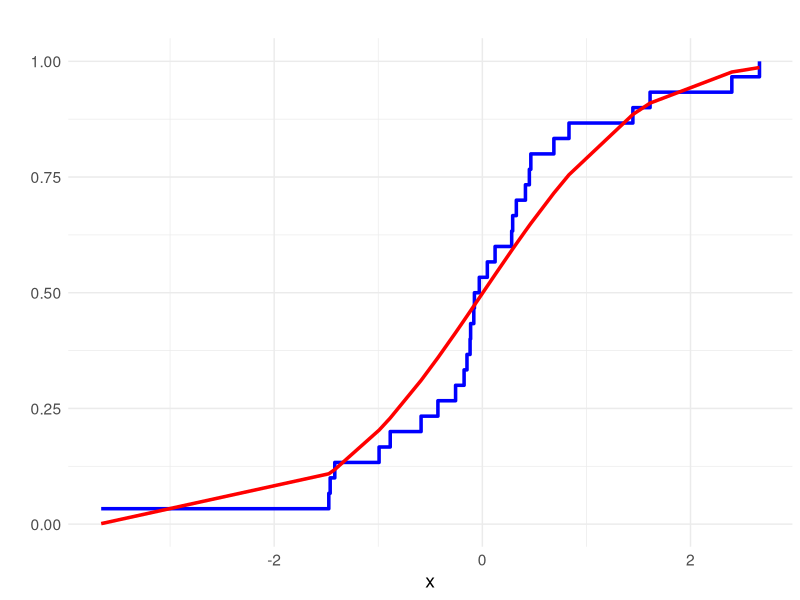
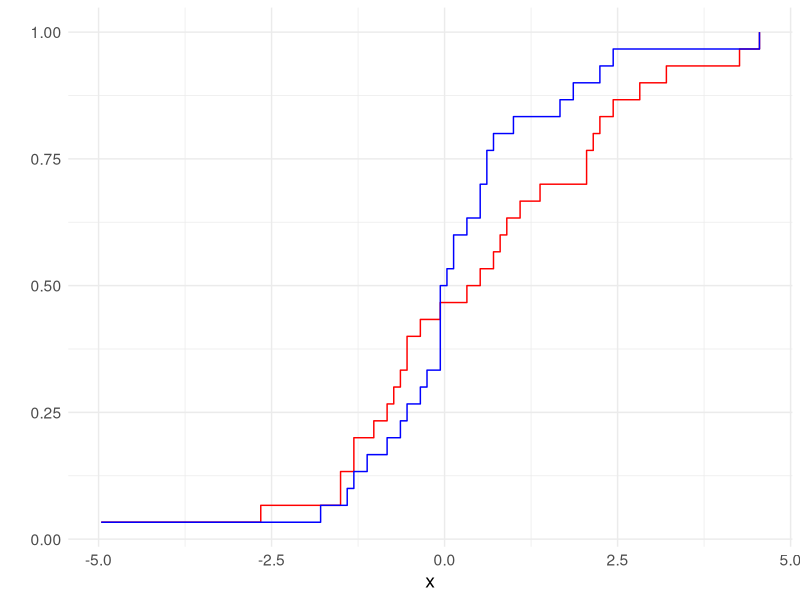
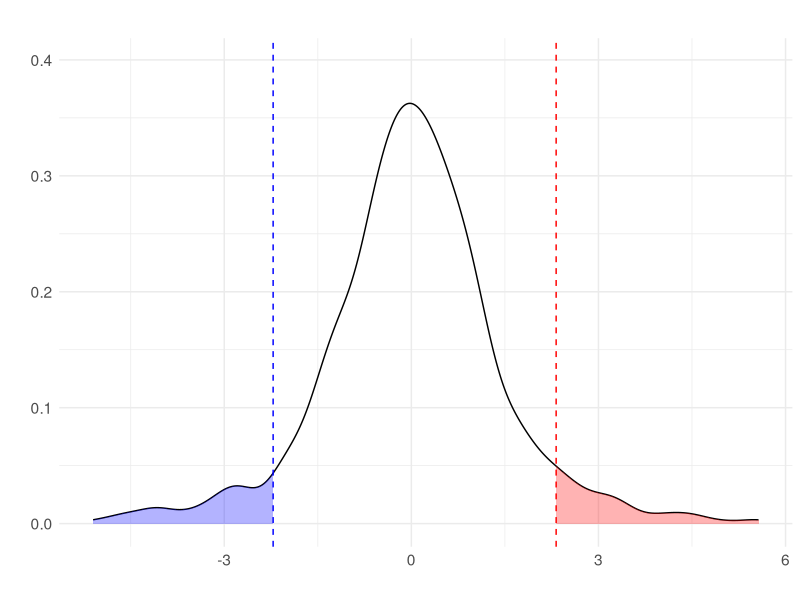
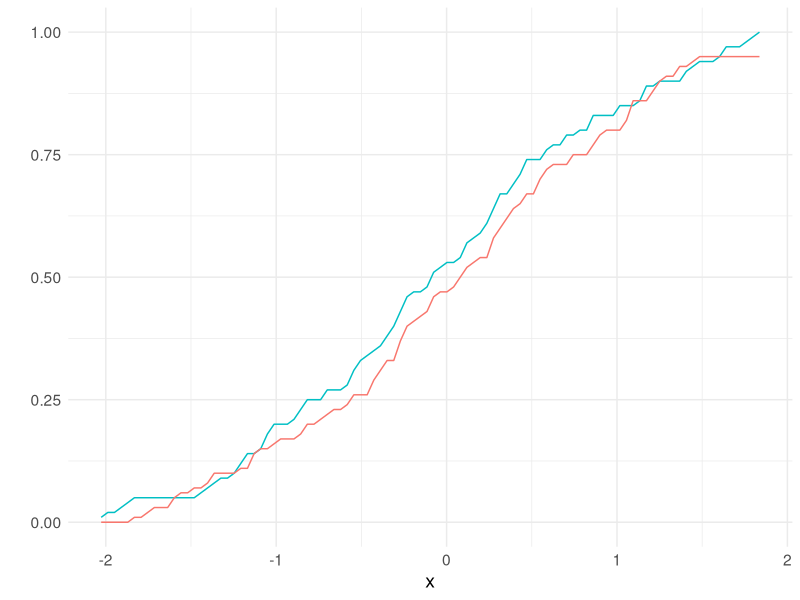
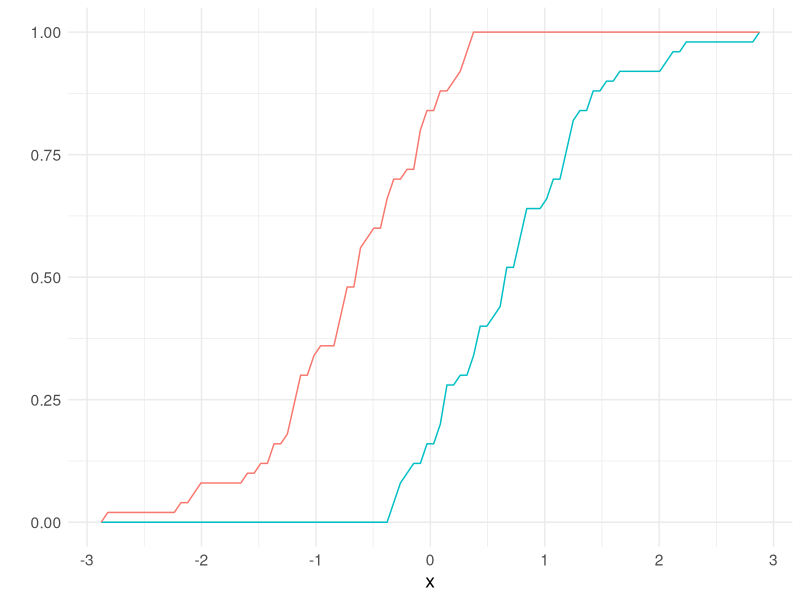
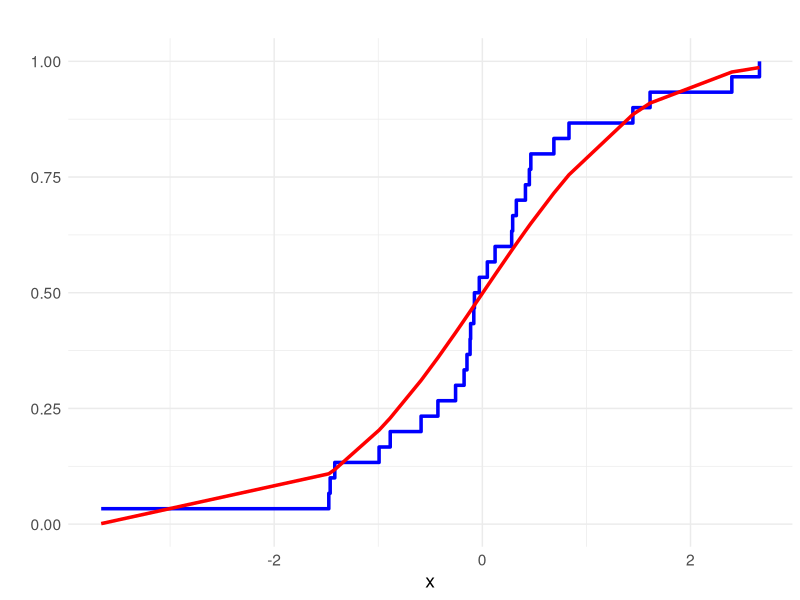
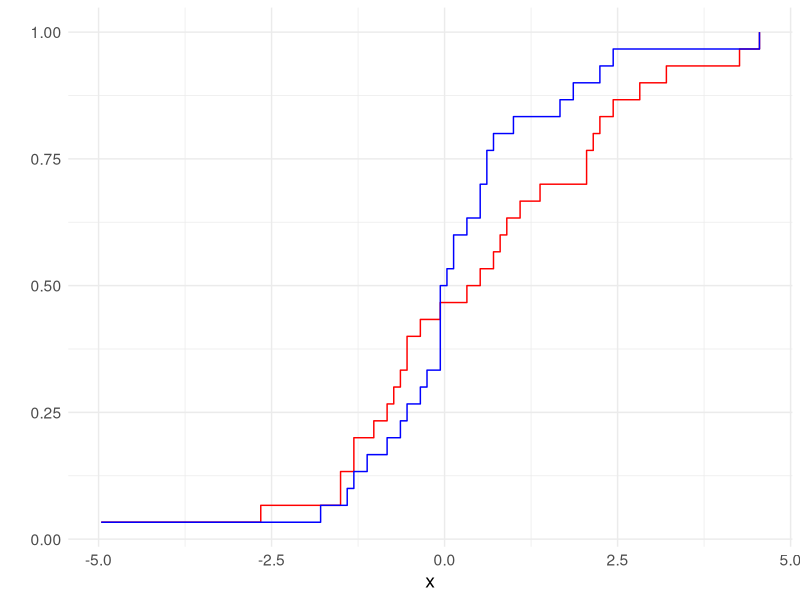
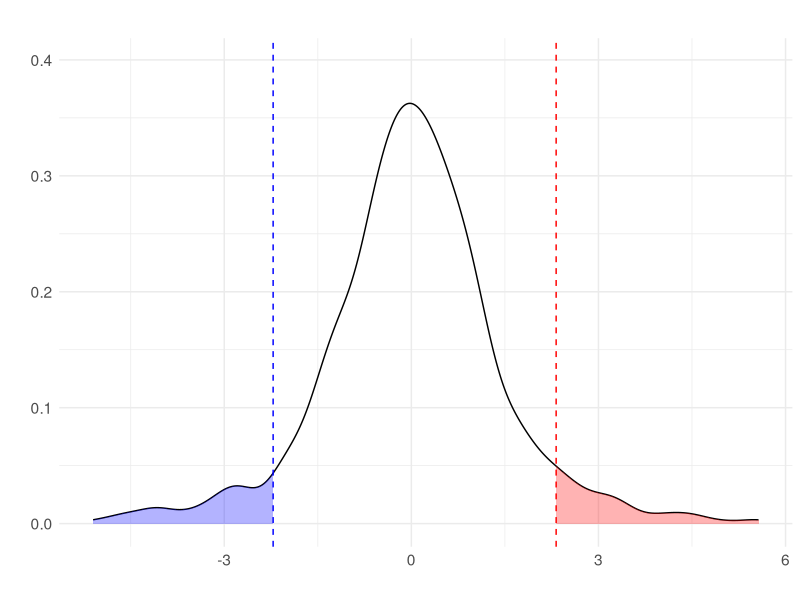

Source code (R) for these figures, in order:
### Making some toy plots to demonstrate how KS works!
library(ggplot2)
library(ggpubr)
library(sn) #skewed normal

## TOY PLOT 1: One-Sample KS (ECDF vs Normal Reference Dist)

# Generate random data
set.seed(123)
data <- rt(30, df=29)

# Create a data frame with the empirical and normal CDF values
df <- data.frame(x = sort(data), 
                 ecdf = ecdf(data)(sort(data)),
                 norm_cdf = pnorm(sort(data), mean = mean(data), sd = sd(data)))

# Plot the ECDF and normal CDF
p1 <- ggplot(df, aes(x)) +
  geom_step(aes(y = ecdf), color = "blue", size = 1.2) +
  geom_line(aes(y = norm_cdf), color = "red", size = 1.2) +
  labs(x = "x", y="",
       title = "") +
  theme_minimal() + theme(plot.title = element_text(hjust = 0.5)) +
  theme(text=element_text(size=14))
p1

# Save 
ggsave(filename = "figures/ECDF_Normal_Comp.png", plot = p1, device = "png", height = 6, width = 8, dpi = 1200)



## TOY PLOT 2: Two-Sample KS (ECDF vs ECDF)

# Generate the two samples
set.seed(123)
t_sample <- rt(n = 30, df = 5)
norm_sample <- rnorm(n = 30)

# Create a data frame of the two samples
df <- data.frame(x = c(t_sample, norm_sample),
                 group = c(rep("t distribution", 30), rep("normal distribution", 30)))

# Calculate the ECDFs using ecdf()
ecdf_t <- ecdf(t_sample)
ecdf_norm <- ecdf(norm_sample)

# Create a data frame of the ECDFs
df_ecdf <- data.frame(x = seq(min(df$x), max(df$x), length.out = 100),
                      y_t = ecdf_t(seq(min(t_sample), max(t_sample), length.out = 100)),
                      y_norm = ecdf_norm(seq(min(norm_sample), max(norm_sample), length.out = 100)))

# Reshape the data into long format
df_ecdf_long <- tidyr::gather(df_ecdf, key = "group", value = "y", y_t, y_norm)

# Create the plot
p2 <- ggplot(data = df_ecdf_long, aes(x = x, y = y, color = group)) +
  geom_step() +
  scale_color_manual(values = c("red", "blue")) +
  labs(x = "x", y = "", color = "Distribution") +
  theme_minimal()+ theme(text=element_text(size=14)) + 
  theme(legend.position = "none")
p2

# Save
ggsave(filename = "figures/Two_sample_KS.png", plot = p2, device = "png", height = 6, width = 8, dpi = 1200)




### TOY PLOT 3: Dist of taui_hats

library(ggplot2)

# Generate data
set.seed(123)
data <- c(rnorm(900), rnorm(50, mean = 3), rnorm(50, mean = -3))

# Calculate density estimate
dens <- density(data, n = 1000)

# Define cutoffs for shading tails
cutoff_left <- quantile(data, 0.05)
cutoff_right <- quantile(data, 0.95)

# Create plot
p3 <- ggplot() +
  # Add density curve
  geom_line(data = data.frame(x = dens$x, y = dens$y), aes(x = x, y = y)) +
  # Add shading to left tail
  geom_area(data = subset(data.frame(x = dens$x, y = dens$y), x < cutoff_left), aes(x = x, y = y), fill = "blue", alpha = 0.3) +
  # Add shading to right tail
  geom_area(data = subset(data.frame(x = dens$x, y = dens$y), x > cutoff_right), aes(x = x, y = y), fill = "red", alpha = 0.3) +
  # Add vertical lines for cutoffs
  geom_vline(xintercept = cutoff_left, linetype = "dashed", color = "blue") +
  geom_vline(xintercept = cutoff_right, linetype = "dashed", color = "red") +
  # Set plot limits
  xlim(min(data), max(data)) +
  ylim(0, max(dens$y) * 1.1) +
  # Add plot labels and title
  labs(x = "", y = "", title = "")+
  theme(plot.title = element_text(hjust = 0.5)) + theme_minimal() +
  theme(text=element_text(size=14))
p3


# Save
ggsave(filename = "figures/Dist_taui_hats.png", plot = p3, device = "png", height = 6, width = 8, dpi = 1200)


### TOY PLOT 4: F(x) versus 1-F(-x) for Symmetric Dist

# Set random seed for reproducibility
set.seed(13)

# Generate data from a symmetric standard normal distribution
data <- rnorm(100)

# Calculate the ECDF of the data
ecdf_data <- ecdf(data)

# Create a data frame for plotting the ECDF and its complement
plot_data <- data.frame(x = seq(min(data), max(data), length.out = 100))
plot_data$ecdf <- ecdf_data(plot_data$x)
plot_data$comp_ecdf <- 1 - ecdf_data(-plot_data$x)

# Plot the ECDF and its complement on the same plot
p4 <- ggplot(plot_data, aes(x = x)) +
  geom_line(aes(y = ecdf, color = "ECDF of data")) +
  geom_line(aes(y = comp_ecdf, color = "Complement of ECDF of neg. data")) +
  xlab("x") +
  ylab("")  + theme(plot.title = element_text(hjust = 0.5)) +
  theme_minimal()+ theme(legend.position = "none")+ theme(text=element_text(size=14))
p4

# Save
ggsave(filename = "figures/ecdfs_symmetric.png", plot = p4, device = "png", height = 6, width = 8, dpi = 1200)



### TOY PLOT 5: F(x) versus 1-F(-x) for Non-Symmetric Dist

set.seed(751)
# Generate data from a non-symmetric distribution
data <- rsn(n=50, alpha=3)

# Calculate the ECDF of the data
ecdf_data <- ecdf(data)

# Create a data frame for plotting the ECDF and its complement
max_val <- max(abs(data))
plot_data <- data.frame(x = seq(-max_val, max_val, length.out = 100))
plot_data$ecdf <- ecdf_data(plot_data$x)
plot_data$comp_ecdf <- 1 - ecdf_data(-plot_data$x)

# Plot the ECDF and its complement on the same plot
p5 <- ggplot(plot_data, aes(x = x)) +
  geom_line(aes(y = ecdf, color = "ECDF of data")) +
  geom_line(aes(y = comp_ecdf, color = "Complement of ECDF of neg. data")) +
  xlab("x") +
  ylab("") +
  theme(plot.title = element_text(hjust = 0.5)) + theme_minimal()+
  theme(legend.position = "none") + theme(text=element_text(size=14))
p5


# Save
ggsave(filename = "figures/ecdfs_asymmetric.png", plot = p5, device = "png", height = 6, width = 8, dpi = 1200)
